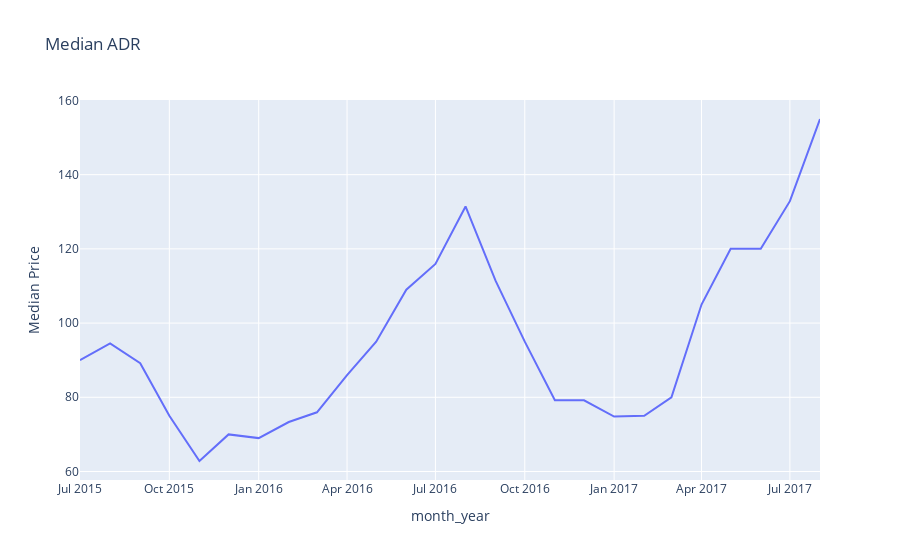

The code cell stored with this chart in its notebook:
### Code cell
month_year_adr =  pd.crosstab(df['month_year'], 'Median Price', values = df['adr'], aggfunc = 'median')

fig = px.line(month_year_adr, x = month_year_adr.index, y ='Median Price', title = 'Median ADR')
fig.show()

# the median adr in general follow the number of the booking as we can see during the low period (november, december, january)
# the median adr will goes down as well
# while during the month where the hotel is busy (summer)(may, june, july)
# the median adr will tend to goes up as well

### Figure 1 — Plotly figure (JSON) as saved in the notebook; plotly's stock layout.template omitted (floating-point values rounded to 4 significant figures)
{"data": [{"hovertemplate": "month_year=%{x}<br>Median Price=%{y}<extra></extra>", "legendgroup": "", "line": {"color": "#636efa", "dash": "solid"}, "marker": {"symbol": "circle"}, "mode": "lines", "name": "", "orientation": "v", "showlegend": false, "type": "scatter", "x": ["2015-07", "2015-08", "2015-09", "2015-10", "2015-11", "2015-12", "2016-01", "2016-02", "2016-03", "2016-04", "2016-05", "2016-06", "2016-07", "2016-08", "2016-09", "2016-10", "2016-11", "2016-12", "2017-01", "2017-02", "2017-03", "2017-04", "2017-05", "2017-06", "2017-07", "2017-08"], "xaxis": "x", "y": [90, 94.5, 89.2, 75, 62.83, 70, 69, 73.33, 75.95, 86, 95, 109, 115.9, 131.4, 111.3, 95, 79.2, 79.2, 74.8, 75, 80, 105, 120, 120, 132.9, 155], "yaxis": "y"}], "layout": {"legend": {"tracegroupgap": 0}, "title": {"text": "Median ADR"}, "xaxis": {"anchor": "y", "domain": [0, 1], "title": {"text": "month_year"}}, "yaxis": {"anchor": "x", "domain": [0, 1], "title": {"text": "Median Price"}}}}
